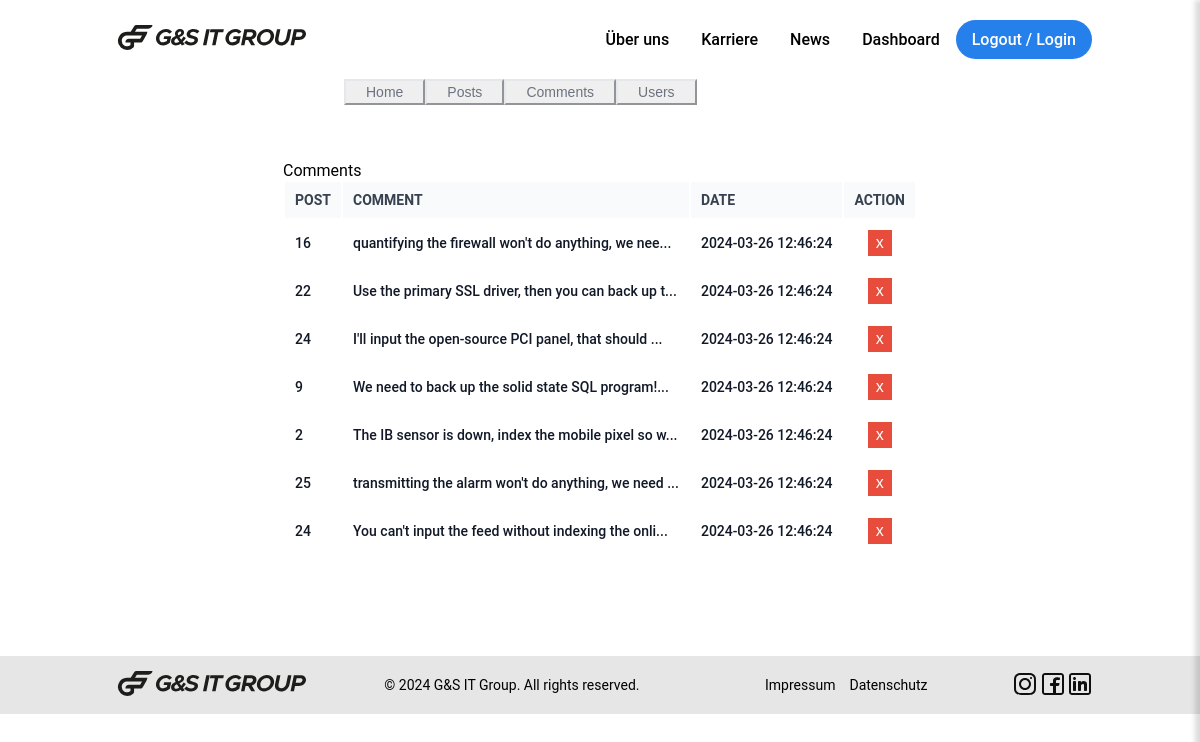
The app's page /admin-comments.php with its own data.
### tables this page shows
CREATE TABLE `comments` (
  `id` int(11) NOT NULL,
  `user_id` int(11) NOT NULL,
  `post_id` int(11) NOT NULL,
  `comment` varchar(255) NOT NULL,
  `status` int(1) NOT NULL DEFAULT 0,
  `created_at` timestamp NOT NULL DEFAULT current_timestamp(),
  `updated_at` timestamp NULL DEFAULT NULL ON UPDATE current_timestamp(),
  `deleted_at` timestamp NULL DEFAULT NULL
);

### config/app.php (called while the page is built, shortened)
<?PHP
function env($key = null)
{
  $dir = "./.env";
  $obj = [];
  $file = fopen($dir, "r");
  while (!feof($file)) {
    $arr = explode('=', fgets($file));
    if (strlen(trim($arr[0])) > 0)
      $obj[$arr[0]] = trim($arr[1]);
  }
  if ($key) {
    if (array_key_exists($key, $obj)) {
      return $obj[$key];
    } else {
      return null;
    }
  } else {
    return (object)$obj;
  }
}

### repositories/CommentRepository.php (called while the page is built, shortened)
<?php
require_once './config/database.php';
final class CommentRepository extends Database
{
  function findComments(array $formData): array
  {
    return $this->read($formData);
  }
}
$commentRepository = new CommentRepository();

### config/database.php (called while the page is built, shortened)
<?php
class Database
{
  private $conn;
  function __construct(private string|null $tb = null)
  {
    $database = env("DB_DATABASE");
    $username = env("DB_USERNAME");
    $password = env("DB_PASSWORD");
    $this->conn = $conn = new mysqli("localhost", $username, $password, $database);
  }
  protected function read(array|int $req = 0): array|object
  {
    $res = [];
    if (is_int($req) && $req > 0) {
      $res = new stdClass;
      $sql = "SELECT * FROM {$this->tb} WHERE id=?";
      $stmt = $this->conn->prepare($sql);
      $stmt->bind_param("i", $req);
      $stmt->execute();
      $result = $stmt->get_result();
      $res = $result->fetch_object() ?? new stdClass;
    } else if (is_array($req)) {
      $field = array_keys($req)[0];
      $value = array_values($req)[0];
      $sql = "SELECT * FROM {$this->tb} WHERE {$field} LIKE CONCAT('%',?,'%') ORDER BY id DESC";
      $stmt = $this->conn->prepare($sql);
      $stmt->bind_param("s", $value);
      $stmt->execute();
      $result = $stmt->get_result();
      while ($row = $result->fetch_assoc()) {
        array_push($res, $row);
      }
    }
    return $res;
  }
}

### components/table.php (the view, shortened to what this page needs)
<?php
require_once './repositories/CommentRepository.php';
    ?>
    <?php
if ($the_table == 'comment'){
    $table_ths = ['Post', 'Comment', 'Date', 'Action'];
    $table_tds = $commentRepository->findComments(['user_id' => $_SESSION['user_id']]);
    ?>
        <div class="table-container">
            Comments
            <table class="table-t">
                <thead class="table-thead">
                    <tr>
                        <?php foreach ($table_ths as $table_th) { ?>
                            <th class="table-th">
                                <?= $table_th  ?>
                            </th>
                        <?php }  ?>
                    </tr>
                </thead>
                <tbody>
                    <?php foreach ($table_tds as $table_td) { ?>
                        <tr class="table-tr">
                            <td class="table-td">
                                <?= $table_td['post_id'];  ?>
                            </td>
                            <td class="table-td">
                                <?= substr($table_td['comment'], 0, 50) . '...' ;  ?>
                            </td>
                            <td class="table-td">
                                <?= $table_td['created_at']  ?>
                            </td>
                            <td class="table-td-action">
                                <button class="delete-btn" onclick="confirmDelete(<?= $table_td['id'] ?>)">
                                    x
                                </button>
                            </td>
                        </tr>
                    <?php }  ?>
                </tbody>
            </table>
        </div>
    <?php
}
    ?>

### public/styles/app.css (style rules this page uses)
body { font-family: 'Roboto', sans-serif; margin: 0; padding: 0; }
.table-container { overflow-x: auto; position: relative; max-width: 800px; margin: 50px auto; }
.table-t { width: 100%; font-size: 14px; line-height: 20px; text-align: left; color: #6B7280; }
.table-thead { line-height: 16px; color: #374151; text-transform: uppercase; background-color: #F9FAFB; }
.table-th { padding: 10px; }
.table-tr { border-bottom-width: 1px; background-color: #ffffff; }
.table-td { padding: 10px; font-weight: 500; color: #111827; white-space: nowrap; padding: 10px; }
.table-td-action { text-align: center; padding: 10px; font-weight: 500; color: #111827; white-space: nowrap; padding: 10px; }
.delete-btn { cursor: pointer; background-color: #e74c3c; border: 0; color: #fff; font-size: 16px; line-height: 20px; padding: 3px 8px; }

### records on screen
comments: post "16", comment "quantifying the firewall won't do anything, we nee", created_at "2024-03-26 12:46:24"
comments: post "22", comment "Use the primary SSL driver, then you can back up t", created_at "2024-03-26 12:46:24"
comments: post "24", comment "I'll input the open-source PCI panel, that should", created_at "2024-03-26 12:46:24"
comments: post "9", comment "We need to back up the solid state SQL program!", created_at "2024-03-26 12:46:24"
comments: post "2", comment "The IB sensor is down, index the mobile pixel so w", created_at "2024-03-26 12:46:24"
comments: post "25", comment "transmitting the alarm won't do anything, we need", created_at "2024-03-26 12:46:24"
comments: post "24", comment "You can't input the feed without indexing the onli", created_at "2024-03-26 12:46:24"

### other values on screen
$table_th "POST"
$table_th "COMMENT"
$table_th "DATE"
$table_th "ACTION"
